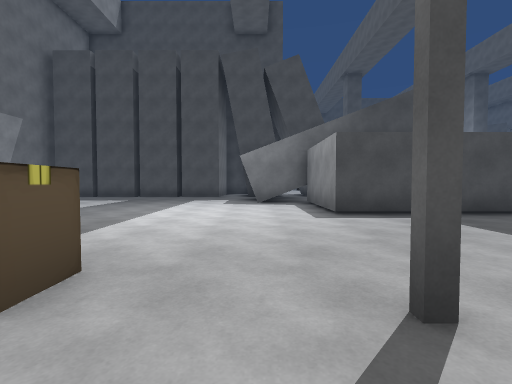
View 1 (above)

23 first-person views from a walk through a scene from a Unity 3-D project. The camera is 1.3 m above the floor, tilts 2° down and sees 85° across. The floor is counted in squares, 2 m on a side. Each view is taken from the middle of a square. On the plan, view 1 faces up. The plan holds only what a view shows up to about 9 squares ahead; the rest is blank. The place goes on beyond the plan. The player is left out.

View 2
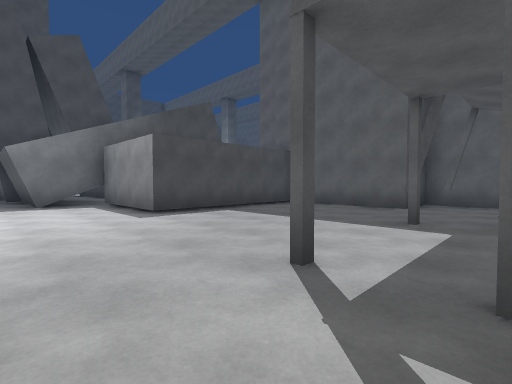

View 3
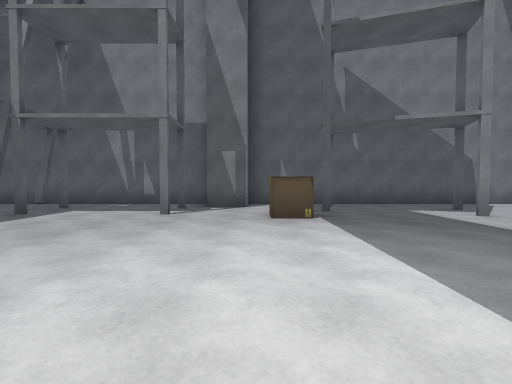

View 4
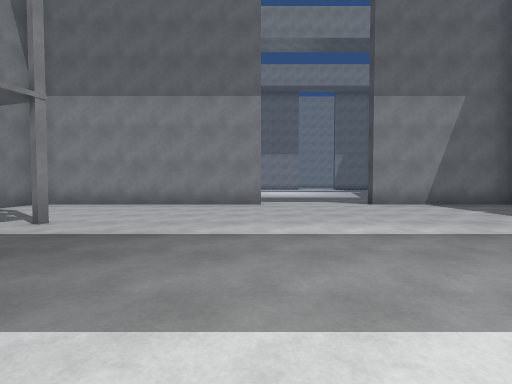

View 5
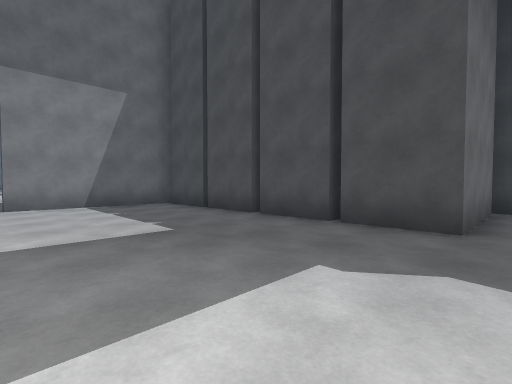

View 6
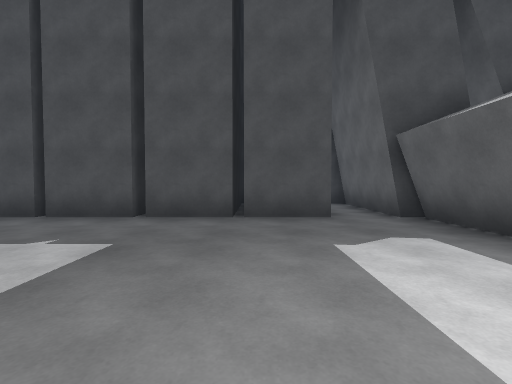

View 7
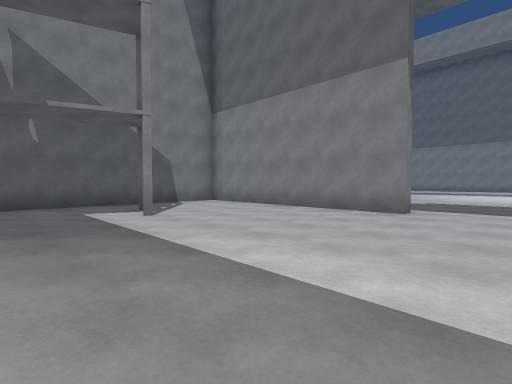

View 8
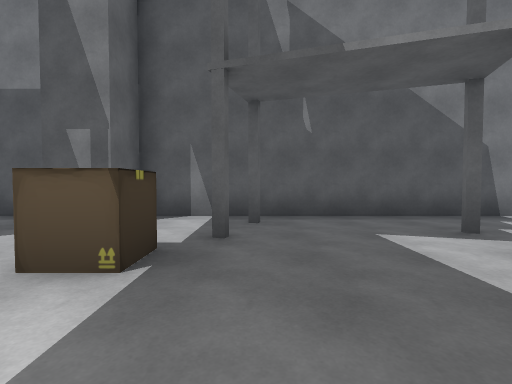

View 9
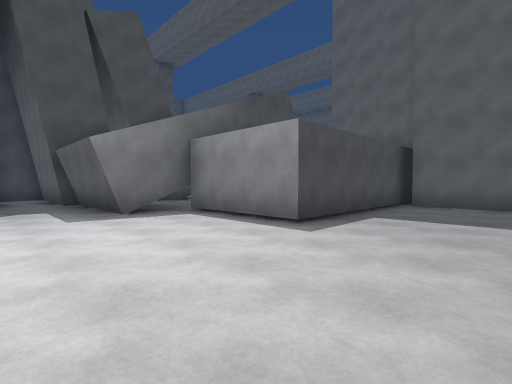

View 10
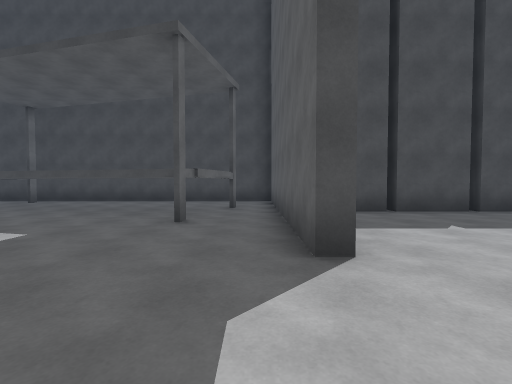

View 11
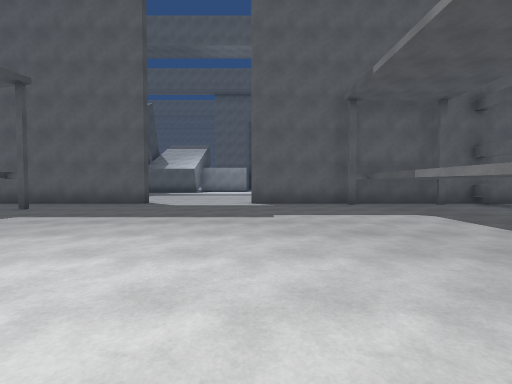

View 12
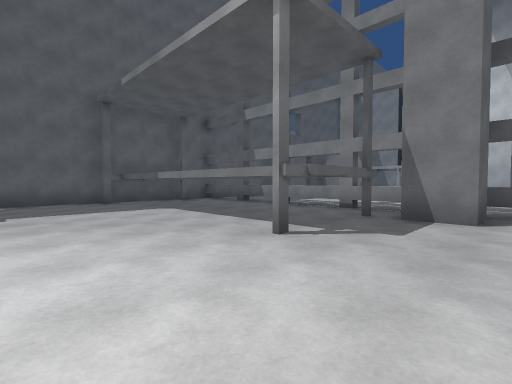

View 13
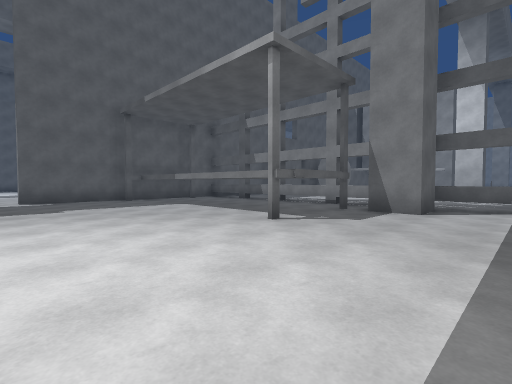

View 14
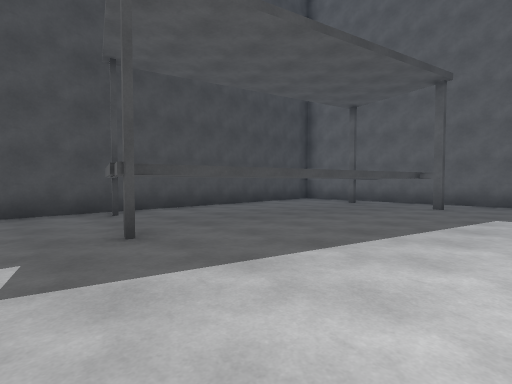

View 15
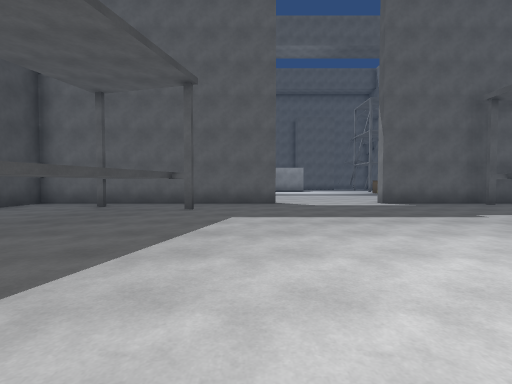

View 16
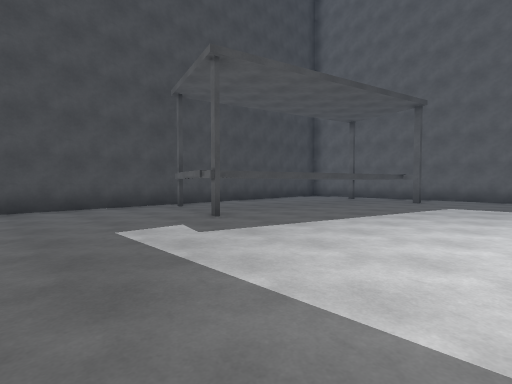

View 17
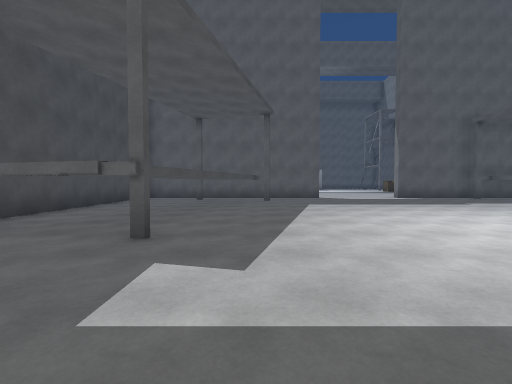

View 18
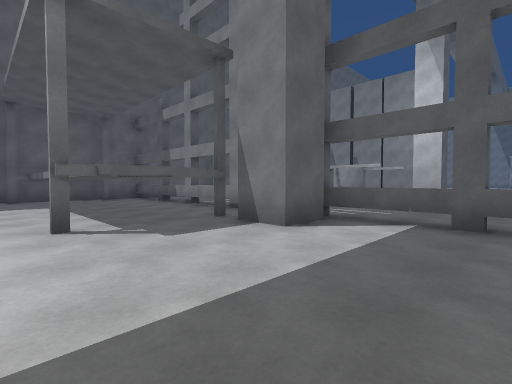

View 19
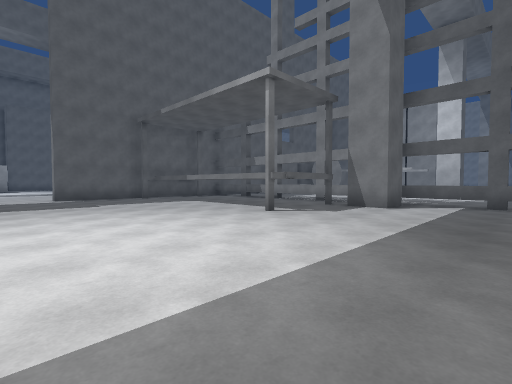

View 20
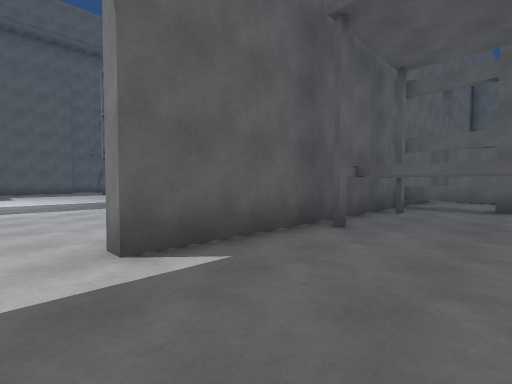

View 21
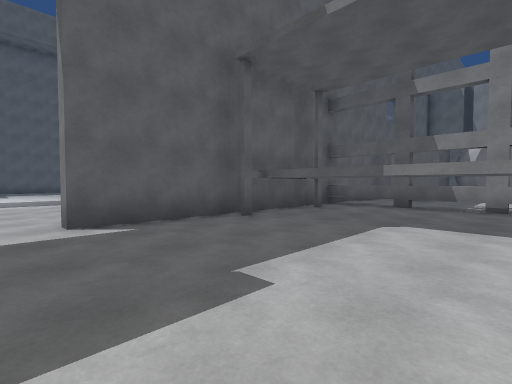

View 22
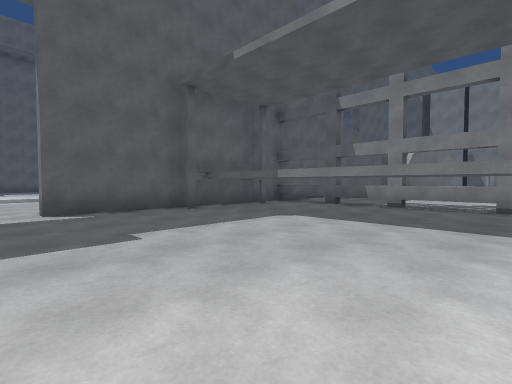

View 23
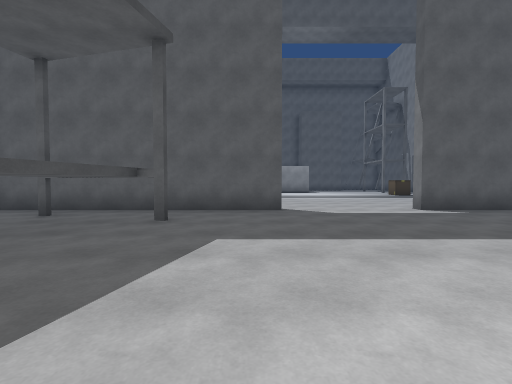

### Floor plan
Key: @ floor where view 1 was taken; # wall or solid block; x gap in a wall; . floor; ^ raised ledge; T thing the floor can be seen under or through; O other object.
Columns run from 21 left of view 1 to 7 right of it. Each row starts with its distance up from view 1.
 16 #############      ###
 15 ....x.......#     ##.#
 14 ....T ......#     ##.#
 13 ....TT    T.########.#
 12 ......TTTTT.#........#
 11 ..........T.#........#
 10 ............#........#
  9 ............#........###
  8 .......................#
  7 .......................#
  6 .......................######
  5 ............#...............#
  4 ............#...............#
  3 ............#...............#
  2 ....#......##...O..O........#
  1 .....TTTTTTT..........O......
  0 .....T     T#..O.....@O..O..O
 -1 ...#........#........#......
 -2 ^^^^^^^^^^^^#################
 -3  ... .......#
 -4             #

Positions as (right, up) in squares from view 1, and headings:
1: (0, 0), facing up
2: (-1, 0), facing up-right
3: (-1, 7), facing down
4: (-1, 5), facing left
5: (-1, 8), facing up-left
6: (-3, 7), facing up
7: (-3, 7), facing down-left
8: (-3, 4), facing down
9: (-2, 3), facing up-right
10: (-10, 6), facing up
11: (-18, 5), facing right
12: (-19, 5), facing down-right
13: (-20, 6), facing down-right
14: (-19, 9), facing up-right
15: (-18, 9), facing right
16: (-21, 8), facing up-right
17: (-21, 11), facing right
18: (-21, 3), facing down-right
19: (-21, 7), facing down-right
20: (-12, 6), facing down-right
21: (-14, 6), facing down-right
22: (-16, 6), facing down-right
23: (-16, 9), facing right
